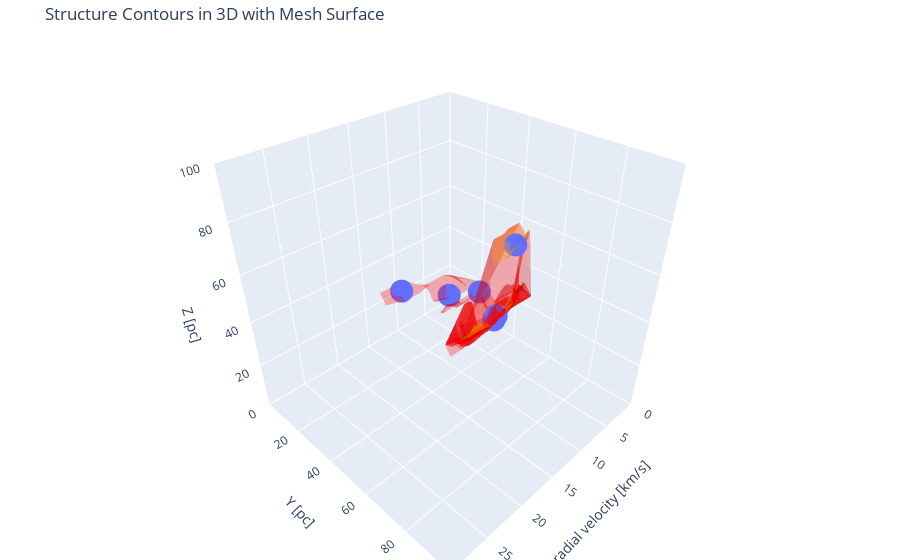

The code cell stored with this chart in its notebook:
### Code cell
# plot by plotly

fig = px.scatter_3d(leaf_feature, x='v_peak', y='y_peak', z='z_peak')

# Leaf structures
for i, leaf_structure_index in enumerate(leaf_indices):
    leaf_structure = dendro[leaf_structure_index]
    leaf_mask = leaf_structure.get_mask()
    leaf_mask_indices = np.where(leaf_mask)
    mesh_leaf = go.Mesh3d(x=leaf_mask_indices[0] * rv, 
                          y=leaf_mask_indices[1] * pc, 
                          z=leaf_mask_indices[2] * pc, 
                          opacity=0.3,
                          color='red',
                          name=f'Leaf {i + 1} - Surface')
    fig.add_trace(mesh_leaf)

# Branch structures
for j, branch_structure_index in enumerate(branch_indices):
    branch_structure = dendro[branch_structure_index]
    branch_mask = branch_structure.get_mask()
    branch_mask_indices = np.where(branch_mask)
    mesh_branch = go.Mesh3d(x=branch_mask_indices[0] * rv, 
                            y=branch_mask_indices[1] * pc, 
                            z=branch_mask_indices[2] * pc,
                            opacity=0.3, 
                            color='orange',
                            name=f'Branch {j + 1} - Surface')
    fig.add_trace(mesh_branch)

fig.update_layout(
    scene=dict(
        xaxis=dict(title='radial velocity [km/s]', range=[0, 30]),
        yaxis=dict(title='Y [pc]', range=[0, 100]),
        zaxis=dict(title='Z [pc]', range=[0, 100]),
        aspectratio=dict(x=1, y=1, z=1)
    ),
    title='Structure Contours in 3D with Mesh Surface',
    margin=dict(l=0, r=0, b=0, t=40),
    showlegend=True)

### Figure 1 — Plotly figure (JSON) as saved in the notebook; plotly's stock layout.template omitted (floating-point values rounded to 4 significant figures; data arrays with more than 128 entries replaced by an {"elided": "..."} marker saying what was removed)
{"data": [{"hovertemplate": "v_peak=%{x}<br>y_peak=%{y}<br>z_peak=%{z}<extra></extra>", "legendgroup": "", "marker": {"color": "#636efa", "symbol": "circle"}, "mode": "markers", "name": "", "scene": "scene", "showlegend": false, "type": "scatter3d", "x": [2.6, 5.85, 8.45, 5.85, 9.75, 16.25], "y": [44.3, 44.3, 52.6, 35.99, 31.84, 29.07], "z": [52.6, 22.15, 33.22, 31.84, 34.61, 45.68]}, {"color": "red", "name": "Leaf 1 - Surface", "opacity": 0.3, "type": "mesh3d", "x": {"elided": "1377 float values"}, "y": {"elided": "1377 float values"}, "z": {"elided": "1377 float values"}}, {"color": "red", "name": "Leaf 2 - Surface", "opacity": 0.3, "type": "mesh3d", "x": {"elided": "1029 float values"}, "y": {"elided": "1029 float values"}, "z": {"elided": "1029 float values"}}, {"color": "red", "name": "Leaf 3 - Surface", "opacity": 0.3, "type": "mesh3d", "x": {"elided": "433 float values"}, "y": {"elided": "433 float values"}, "z": {"elided": "433 float values"}}, {"color": "red", "name": "Leaf 4 - Surface", "opacity": 0.3, "type": "mesh3d", "x": [3.25, 3.9, 3.9, 3.9, 4.55, 4.55, 4.55, 5.2, 5.2, 5.2, 5.2, 5.85, 5.85, 5.85, 5.85, 5.85, 6.5, 6.5, 6.5, 6.5, 6.5, 6.5, 7.15, 7.15, 7.15, 7.15, 7.15, 7.15, 7.8, 7.8, 7.8, 7.8, 7.8, 7.8, 7.8, 8.45, 8.45, 8.45, 8.45, 8.45, 8.45, 8.45, 9.1, 9.1, 9.1, 9.1, 9.1, 9.1, 9.75, 9.75, 9.75, 9.75, 9.75, 10.4, 10.4, 10.4, 11.05, 11.05, 11.05, 11.05, 11.7, 11.7, 11.7, 12.35, 12.35, 13, 13, 13, 13, 13.65, 13.65], "y": [34.61, 34.61, 35.99, 35.99, 34.61, 35.99, 35.99, 34.61, 35.99, 35.99, 35.99, 34.61, 35.99, 35.99, 35.99, 37.38, 34.61, 35.99, 35.99, 35.99, 37.38, 37.38, 34.61, 35.99, 35.99, 35.99, 37.38, 37.38, 34.61, 35.99, 35.99, 35.99, 37.38, 37.38, 37.38, 34.61, 35.99, 35.99, 37.38, 37.38, 37.38, 37.38, 34.61, 35.99, 35.99, 37.38, 37.38, 37.38, 34.61, 35.99, 35.99, 37.38, 37.38, 37.38, 37.38, 40.14, 37.38, 37.38, 38.76, 40.14, 37.38, 38.76, 40.14, 38.76, 40.14, 38.76, 40.14, 40.14, 41.53, 40.14, 41.53], "z": [31.84, 31.84, 30.45, 31.84, 31.84, 30.45, 31.84, 31.84, 30.45, 31.84, 33.22, 31.84, 30.45, 31.84, 33.22, 31.84, 31.84, 30.45, 31.84, 33.22, 31.84, 33.22, 31.84, 30.45, 31.84, 33.22, 31.84, 33.22, 31.84, 30.45, 31.84, 33.22, 31.84, 33.22, 35.99, 31.84, 30.45, 31.84, 31.84, 33.22, 34.61, 35.99, 31.84, 30.45, 31.84, 31.84, 34.61, 35.99, 31.84, 30.45, 31.84, 34.61, 35.99, 34.61, 35.99, 35.99, 34.61, 35.99, 35.99, 35.99, 35.99, 35.99, 35.99, 35.99, 35.99, 35.99, 35.99, 37.38, 37.38, 37.38, 37.38]}, {"color": "red", "name": "Leaf 5 - Surface", "opacity": 0.3, "type": "mesh3d", "x": [5.2, 5.85, 6.5, 6.5, 6.5, 6.5, 7.15, 7.15, 7.15, 7.15, 7.8, 7.8, 7.8, 7.8, 7.8, 7.8, 7.8, 8.45, 8.45, 8.45, 8.45, 8.45, 8.45, 8.45, 8.45, 8.45, 9.1, 9.1, 9.1, 9.1, 9.1, 9.1, 9.1, 9.1, 9.1, 9.1, 9.1, 9.75, 9.75, 9.75, 9.75, 9.75, 9.75, 9.75, 9.75, 9.75, 9.75, 9.75, 10.4, 10.4, 10.4, 10.4, 10.4, 10.4, 10.4, 10.4, 10.4, 10.4, 11.05, 11.05, 11.05, 11.05, 11.05, 11.05, 11.05, 11.05, 11.7, 11.7, 11.7, 11.7, 11.7, 11.7, 11.7, 11.7, 12.35, 12.35, 12.35, 12.35, 12.35], "y": [33.22, 33.22, 31.84, 31.84, 33.22, 33.22, 31.84, 31.84, 33.22, 33.22, 30.45, 31.84, 31.84, 31.84, 31.84, 33.22, 33.22, 27.69, 29.07, 30.45, 31.84, 31.84, 31.84, 31.84, 33.22, 33.22, 26.3, 27.69, 29.07, 29.07, 30.45, 30.45, 31.84, 31.84, 31.84, 31.84, 33.22, 26.3, 27.69, 29.07, 29.07, 30.45, 30.45, 31.84, 31.84, 31.84, 31.84, 33.22, 26.3, 27.69, 29.07, 29.07, 30.45, 30.45, 31.84, 31.84, 31.84, 31.84, 26.3, 27.69, 29.07, 30.45, 30.45, 31.84, 31.84, 31.84, 26.3, 27.69, 29.07, 30.45, 30.45, 31.84, 31.84, 31.84, 26.3, 29.07, 30.45, 31.84, 31.84], "z": [34.61, 34.61, 33.22, 34.61, 33.22, 34.61, 33.22, 34.61, 33.22, 34.61, 38.76, 33.22, 34.61, 35.99, 37.38, 33.22, 34.61, 40.14, 40.14, 38.76, 33.22, 34.61, 35.99, 37.38, 33.22, 34.61, 40.14, 40.14, 38.76, 40.14, 37.38, 38.76, 33.22, 34.61, 35.99, 37.38, 34.61, 40.14, 40.14, 38.76, 40.14, 37.38, 38.76, 33.22, 34.61, 35.99, 37.38, 34.61, 40.14, 40.14, 38.76, 40.14, 37.38, 38.76, 33.22, 34.61, 35.99, 37.38, 40.14, 40.14, 40.14, 37.38, 38.76, 34.61, 35.99, 37.38, 40.14, 40.14, 40.14, 37.38, 38.76, 34.61, 35.99, 37.38, 40.14, 40.14, 38.76, 35.99, 37.38]}, {"color": "red", "name": "Leaf 6 - Surface", "opacity": 0.3, "type": "mesh3d", "x": [12.35, 13, 13, 13.65, 13.65, 13.65, 13.65, 14.3, 14.3, 14.3, 14.3, 14.3, 14.95, 14.95, 14.95, 14.95, 14.95, 14.95, 15.6, 15.6, 15.6, 15.6, 15.6, 15.6, 15.6, 16.25, 16.25, 16.25, 16.25, 16.25, 16.25, 16.25, 16.25, 16.9, 16.9, 16.9, 16.9, 16.9, 16.9, 16.9, 16.9, 16.9, 17.55, 17.55, 17.55, 17.55, 17.55, 17.55, 17.55, 18.2, 18.2, 18.2, 18.2, 18.2, 18.2, 18.85, 18.85], "y": [30.45, 30.45, 30.45, 29.07, 29.07, 30.45, 30.45, 29.07, 29.07, 30.45, 30.45, 31.84, 27.69, 29.07, 29.07, 30.45, 30.45, 31.84, 27.69, 27.69, 29.07, 29.07, 30.45, 30.45, 31.84, 27.69, 27.69, 27.69, 29.07, 29.07, 29.07, 30.45, 31.84, 26.3, 27.69, 27.69, 27.69, 27.69, 29.07, 29.07, 29.07, 30.45, 26.3, 27.69, 27.69, 27.69, 29.07, 29.07, 30.45, 26.3, 27.69, 27.69, 27.69, 29.07, 30.45, 27.69, 30.45], "z": [42.91, 42.91, 44.3, 44.3, 45.68, 42.91, 44.3, 44.3, 45.68, 42.91, 44.3, 42.91, 47.07, 44.3, 45.68, 42.91, 44.3, 42.91, 45.68, 47.07, 44.3, 45.68, 42.91, 44.3, 42.91, 45.68, 47.07, 48.45, 44.3, 45.68, 47.07, 44.3, 42.91, 47.07, 44.3, 45.68, 47.07, 48.45, 44.3, 45.68, 47.07, 44.3, 47.07, 45.68, 47.07, 48.45, 44.3, 45.68, 44.3, 47.07, 45.68, 47.07, 48.45, 45.68, 44.3, 48.45, 44.3]}, {"color": "orange", "name": "Branch 1 - Surface", "opacity": 0.3, "type": "mesh3d", "x": {"elided": "142 float values"}, "y": {"elided": "142 float values"}, "z": {"elided": "142 float values"}}, {"color": "orange", "name": "Branch 2 - Surface", "opacity": 0.3, "type": "mesh3d", "x": {"elided": "155 float values"}, "y": {"elided": "155 float values"}, "z": {"elided": "155 float values"}}], "layout": {"legend": {"tracegroupgap": 0}, "margin": {"b": 0, "l": 0, "r": 0, "t": 40}, "scene": {"aspectratio": {"x": 1, "y": 1, "z": 1}, "domain": {"x": [0, 1], "y": [0, 1]}, "xaxis": {"range": [0, 30], "title": {"text": "radial velocity [km/s]"}}, "yaxis": {"range": [0, 100], "title": {"text": "Y [pc]"}}, "zaxis": {"range": [0, 100], "title": {"text": "Z [pc]"}}}, "showlegend": true, "title": {"text": "Structure Contours in 3D with Mesh Surface"}}}
